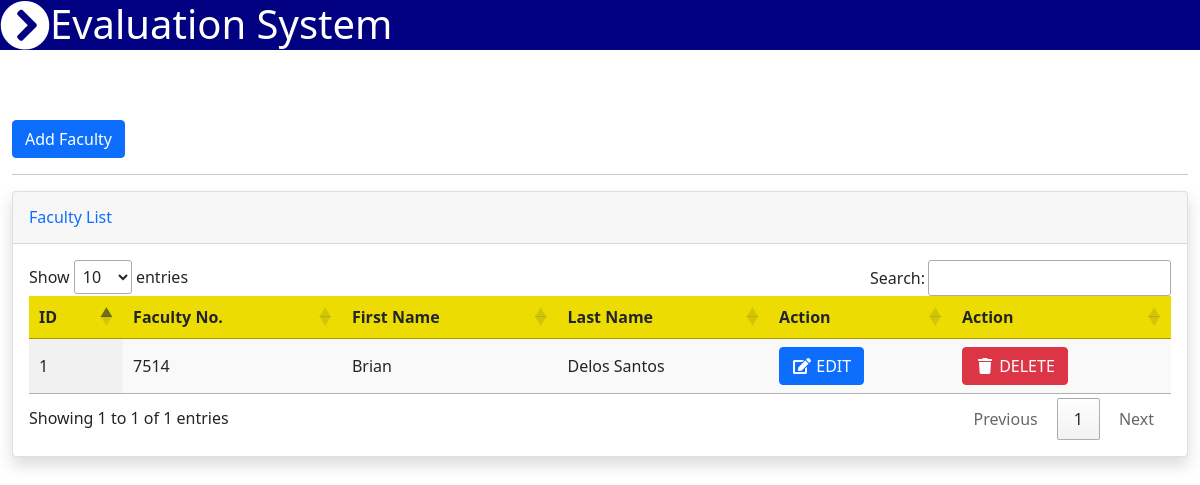
Page /faculty_list.php (signed in) on the earlier database version.
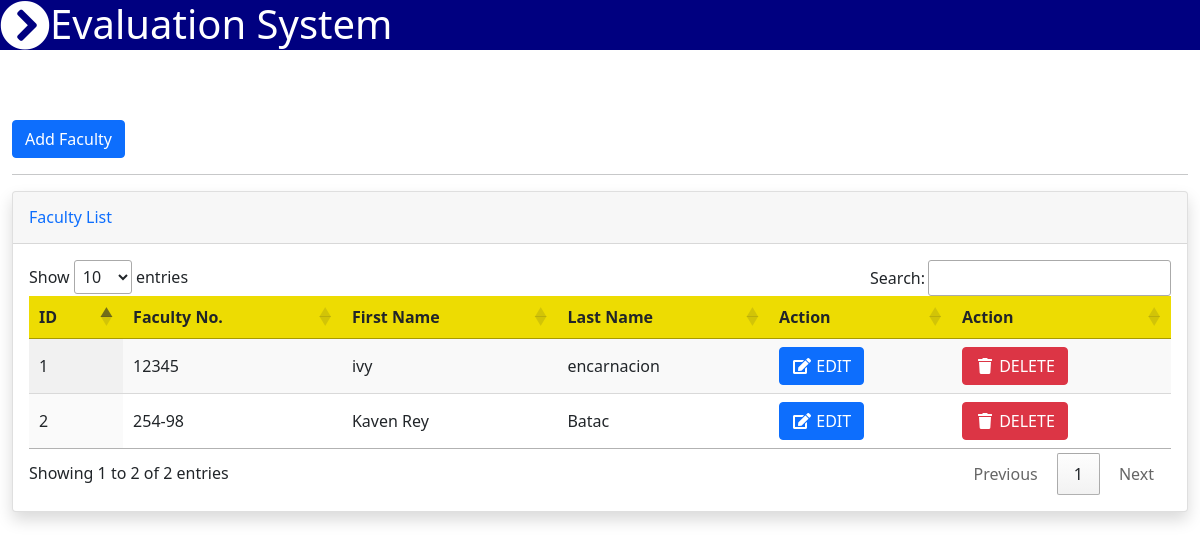
Same page on the later database version.
### tables this page shows
CREATE TABLE `faculties` (
  `id` int(30) NOT NULL,
  `fno` varchar(255) NOT NULL,
  `username` varchar(255) NOT NULL,
  `fname` varchar(255) NOT NULL,
  `lname` varchar(255) NOT NULL,
  `usertype` varchar(30) NOT NULL,
  `password` varchar(255) NOT NULL,
  `view` varchar(30) NOT NULL
);

### faculty_list.php (the view, shortened to what this page needs)
<?php include_once'navbar.php'; ?>
<body>
<div class="container-fluid py-5 my-5">
    <button type="button" class="btn btn-primary" data-bs-toggle="modal" data-bs-target="#staticBackdrop">
    Add Faculty
    </button>
    <hr>
<div class="card shadow mb-4">
<div class="card-header py-3">
    <h6 class="m-0 font-weight-bold text-primary">Faculty List</h6>
</div>
<div class="card-body">
    <div class="table-responsive">
    <?php
    include_once'koneksyon.php';
    $qryview = "SELECT * FROM faculties";
    $result = mysqli_query($koneksyon, $qryview);
    ?>
        <table class="display" id="myTable" width="100%" cellspacing="0">
            <thead style="background-color: #eddc02;">
                <tr>
                    <th>ID</th>
                    <th>Faculty No.</th>
                    <th>First Name</th>
                    <th>Last Name</th>
                    <th>Action</th>
                    <th>Action</th>
                </tr>
            </thead>
            <?php
            $no = 1;
            while($row = mysqli_fetch_array($result)) { ?>
                <tr>
                    <td><?php echo $no; ?></td>
                    <td><?php echo $row['fno']; ?></td>
                    <td><?php echo $row['fname']; ?></td>
                    <td><?php echo $row['lname']; ?></td>
                    <td><a type="button" class="btn btn-primary" href="viewedit-faculty.php?id=<?php echo $row['id']; ?>"><span class="fa fa-fw fa-edit"></span> EDIT</a></td>
                    <td><button class="btn btn-danger" type="button" onClick="deleteme(<?php echo $row['id']; ?>)" name="delete" ><span class="fa fa-fw fa-trash"></span> DELETE </button></td>
                </tr>
            <?php $no++; } ?>
        </table>
    </div>
</div>
</div>
</div>
</body>

Differences in the rows shown:
removed faculties: fno "7514", fname "Brian", lname "Delos Santos"
added faculties: fno "12345", fname "ivy", lname "encarnacion"
added faculties: fno "254-98", fname "Kaven Rey", lname "Batac"
Other differences:
text written by a page script: "Show entries Search: Showing 1 to 1 of 1 entries Previous 1 Next" → "Show entries Search: Showing 1 to 2 of 2 entries Previous 1 Next"
